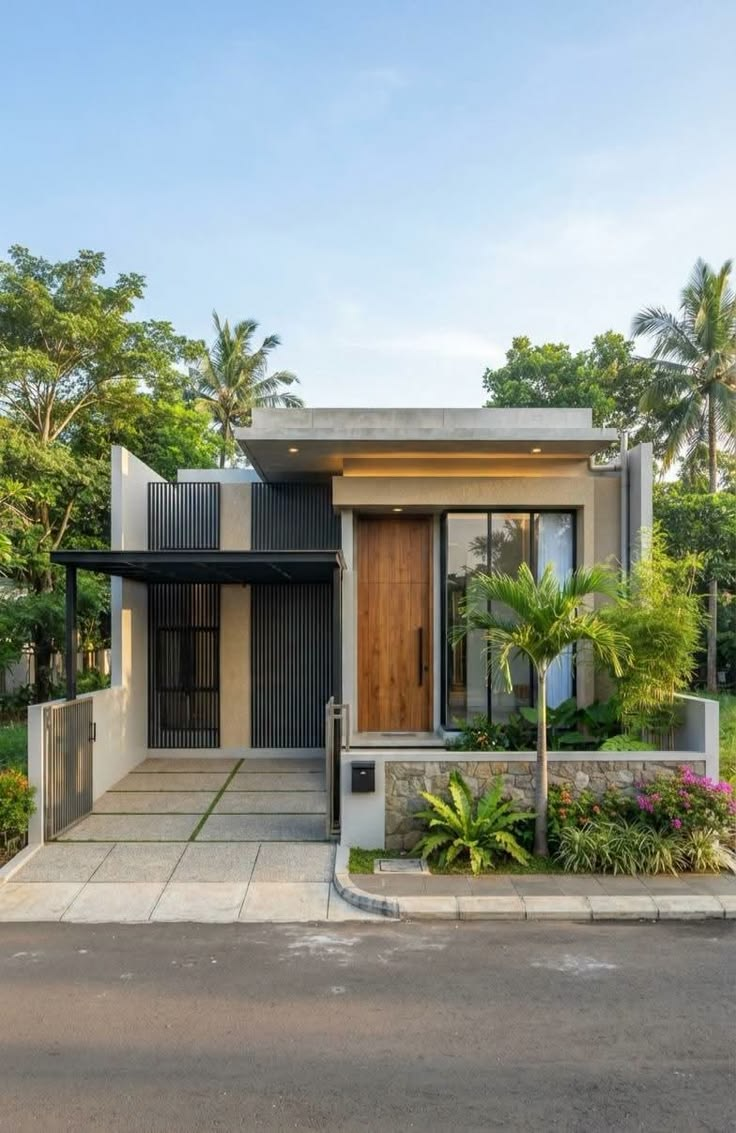
#> input picture rumah.jpg, 736 x 1133 px
$ jupyter execute histogram_equalization.ipynb
#> lines starting #> are read from the running program, lines starting #| are printed output that depends on the picture
[cell 1]
# ==========================================
# PROJEK PENGOLAHAN CITRA DIGITAL
# Histogram Equalization
# ==========================================

import imageio.v3 as iio
import numpy as np
import matplotlib.pyplot as plt
from scipy import ndimage

from google.colab import files

# 1. Upload gambar
uploaded = files.upload()
#> the answer given: rumah.jpg
nama_file = next(iter(uploaded))

# 2. Membaca gambar
img = iio.imread(nama_file)
#> img is the input picture: shape (1133, 736, 3); mean R, G, B 139.8, 146.2, 138.3

# 3. Mengubah gambar menjadi grayscale
if img.ndim == 3:
    if img.shape[2] == 4:
        img = img[:, :, :3]

    gray = np.dot(
        img[:, :, :3],
        [0.299, 0.587, 0.114]
    ).astype(np.uint8)
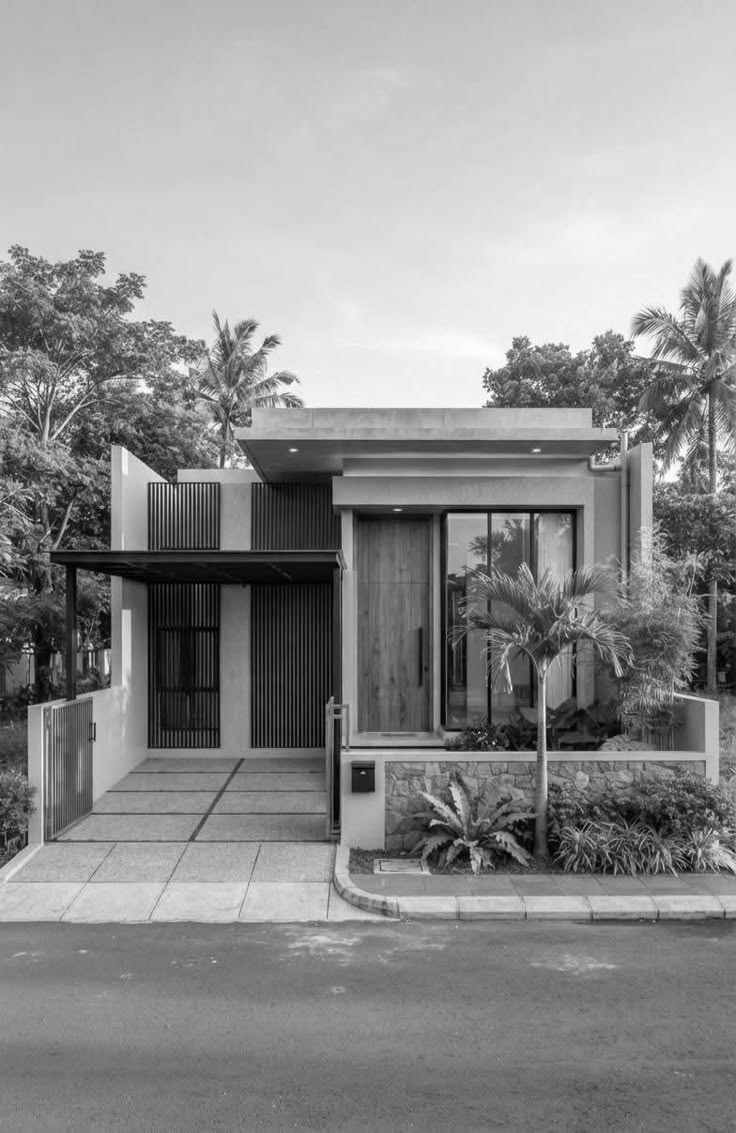
#> gray: shape (1133, 736); min 0, max 255, mean 142.9
else:
    gray = img.astype(np.uint8)

# 4. Mengurangi noise menggunakan Gaussian Filter
smooth = ndimage.gaussian_filter(
    gray.astype(float), sigma=0.5
)

smooth = np.clip(smooth, 0, 255).astype(np.uint8)

# 5. Menghitung histogram
histogram = np.bincount(
    smooth.ravel(), minlength=256
)
#> histogram = 256 values, max 10268 at index 207, min 0 at index 254, mean 3257.4

# 6. Menghitung Cumulative Distribution Function (CDF)
cdf = histogram.cumsum()
#> cdf = 256 values from 11 to 833888

# 7. Melakukan Histogram Equalization
cdf_min = cdf[cdf > 0][0]
#> cdf_min = 11

cdf_normalized = (
    (cdf - cdf_min) * 255 /
    (cdf[-1] - cdf_min)
)
#> cdf_normalized = 256 values from 0 to 255

cdf_normalized = np.clip(
    cdf_normalized, 0, 255
).astype(np.uint8)

# Membuat citra hasil
hasil = cdf_normalized[smooth]
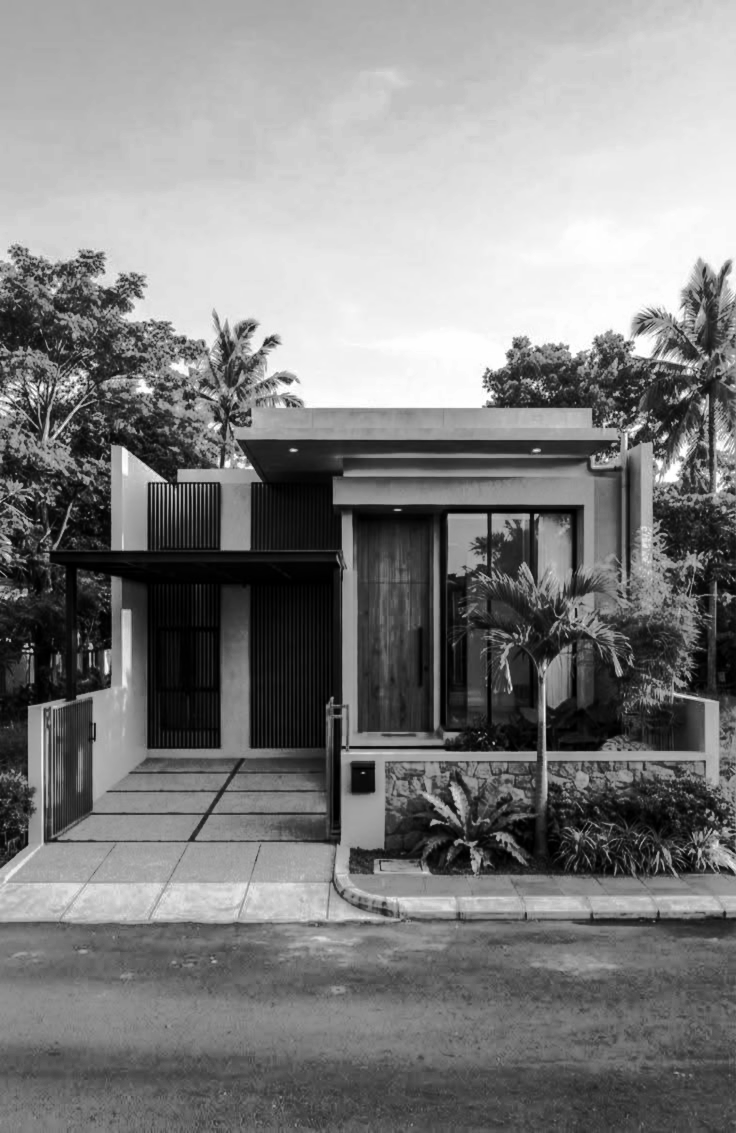
#> hasil: shape (1133, 736); min 0, max 255, mean 127.7

# 8. Menampilkan hasil
plt.figure(figsize=(12, 8))

plt.subplot(2, 2, 1)
plt.imshow(gray, cmap='gray')
plt.title('Citra Awal')
plt.axis('off')

plt.subplot(2, 2, 2)
plt.imshow(hasil, cmap='gray')
plt.title('Citra Setelah Histogram Equalization')
plt.axis('off')

plt.subplot(2, 2, 3)
plt.hist(gray.ravel(), bins=256, range=(0, 256))
plt.title('Histogram Citra Awal')

plt.subplot(2, 2, 4)
plt.hist(hasil.ravel(), bins=256, range=(0, 256))
plt.title('Histogram Citra Hasil')

plt.tight_layout()
plt.show()
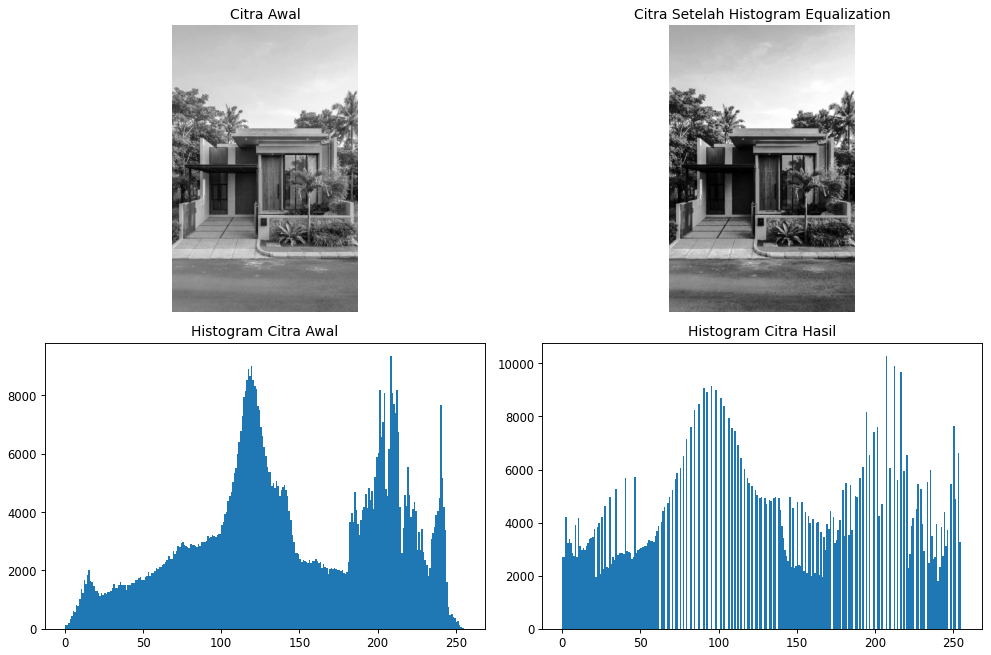
#> figure drawn by matplotlib, 4 panels; panel 3: tallest bar 9331 high, from x = 208 to 209; panel 4: tallest bar 10268 high, from x = 207 to 208

# 9. Menyimpan gambar hasil
iio.imwrite('hasil_equalization.png', hasil)

print("Proses peningkatan kualitas citra berhasil!")
files.download('hasil_equalization.png')
